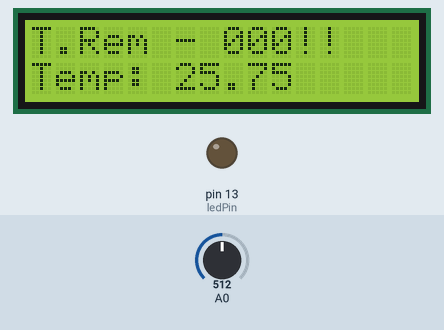
Simulated run of this sketch. Board: Arduino Uno, built with avr-gcc and run on an emulated ATmega328P. Parts: 16×2 character LCD, output pins drawn as LEDs (lit = HIGH). The test bench sets the inputs (shaded band); at power-on: A0 = 512.

Above: at 2.2 s.
2.3 s: A0 set to 0
At 2.9 s:
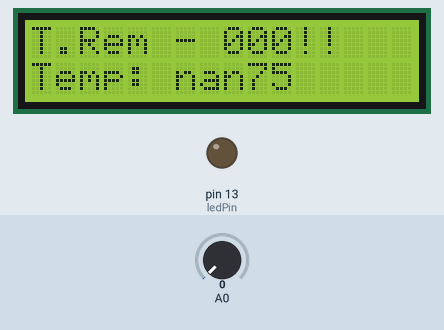
3.8 s: A0 set to 20
At 5.1 s:
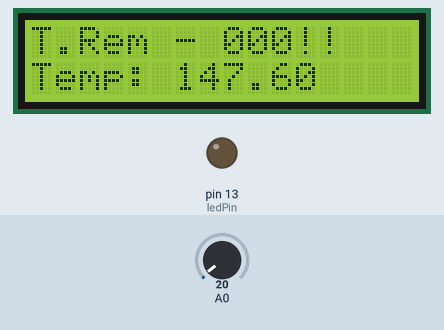
5.7 s: A0 set to 122
At 6.6 s:
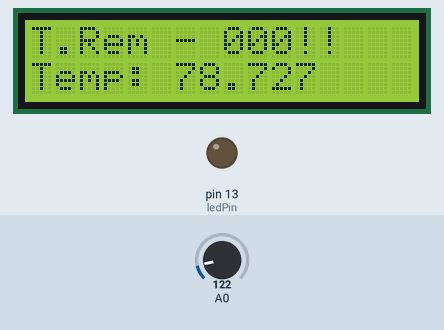
Timing chart, 0 to 8.7 s (numbered marks = the images above; inputs shaded):
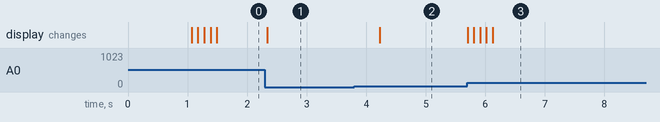

Measured:
- after the input at 2.3 s, the display: changes at once (image 1)
- after the input at 3.8 s, the display: changes after 0.42 s (image 2)
- after the input at 5.7 s, the display: first changes at once (image 3 shows a later state)

The sketch:

LCD_FirstTry.ino
```cpp
/*    MY FIRST TRY WITH LCD HD87044

LCD:
  A ---- 220 ----- 5V
  K ---- gnd

  VSS ---- gnd
  VDD ---- 5V
  V0 ---- POT10k  ---- 0 & 5 V

  RS (white) ---- pin
  RW ---- gnd
  E (brown) ---- pin

  D4 (green)  ---- pin
  D5 (grey) ---- pin
  D6 (purple) ---- pin
  D7 (yellow) ----pin


  THERMISTOR:
    AREF is connected to 3.3V (actually 3.29V)
    measurement ---- A0

*/


// include the library code:
#include <LiquidCrystal.h>

// initialize the library with the numbers of the interface pins
int lcdRS =9;
int lcdE =8;
int lcd4 =4, lcd5=5, lcd6=6, lcd7=7;
LiquidCrystal mylcd(lcdRS, lcdE, lcd4, lcd5, lcd6, lcd7);

int ledPin = 13;

#define V_ref 3.29
int therm = 0;
//pinMode(ledPin,OUTPUT);


    // Set the time for the CountDown:
int timeRem[3] = {0, 0, 0};
    // Make an array for the last 5 Temperature values:
float tempArray[5] = {0,0,0,0,0};
float elapsedSeconds = 0;
bool stopCount = false;


  // Declarating the function for the termistor usage and countDown:
float temperature(int reading, float tempArray[]);
int countDown(int time[]);
void showTime(LiquidCrystal lcd, int time[]);

/*
            S E T     U P     O F     T H E     B O A R D
*/

void setup() {
    // Set the Analog Voltage Reference to external (must be connected to 3.3V):
  analogReference(EXTERNAL);
    // Turn off on-board LED
  pinMode(ledPin,OUTPUT);
  digitalWrite(ledPin,LOW);

    // set up the LCD's number of columns and rows:
  mylcd.begin(16,2);
    // Print a message to the LCD.
  mylcd.print("Hola holita!!");
  delay(1000);

}


/*
        M A I N     L O O P
*/
void loop() {
//  mylcd.clear();
  printf("%03d", 7);
    // Go to first line, first column:
  mylcd.setCursor(0,0);
    // Print the remaining time:
  mylcd.print("T.Rem - ");
  if (stopCount == false){
    showTime(mylcd, timeRem);
    countDown(timeRem);
  } else{
    mylcd.print(" BOOM !!");
  }

  //delay(100);
    // Go to the second line, first column.
  mylcd.setCursor(0,1);
  //mylcd.noAutoscroll();
    // Print temperature:
  float newTemp = temperature(therm, tempArray);
  mylcd.print("Temp: ");
  mylcd.print(newTemp);
  delay(100);
//  mylcd.print(" ");
//  mylcd.print(millis()/1000);
}


/*
      F U N C T I O N     D E F I N I T I O N
*/

float temperature(int reading, float tempArray[]){

  float tVolt = V_ref * (analogRead(reading)) / 1023;

  float R = tVolt / ( (V_ref - tVolt) / 4570 );
  float lnRr = log(R/4700);
  float steinhart = 3.354016E-3 + 2.569850E-4*lnRr + 2.620131E-6*pow(lnRr,2) + 6.383091E-8*pow(lnRr,3);

//  int B =
//  float rRef = 4700 * exp(-B/tRef)
//  float temp = tVolt *
  for (int i = 0; i<4; i++){
    tempArray[i] = tempArray[i+1];
  }
  tempArray[4] =  1/steinhart - 273;
  //tempArray[i] = 1/steinhart - 273;
  float tempsArray = 0;
  for (int i = 0; i<5; i++){
    tempsArray = tempsArray + tempArray[i];
  }

  return tempsArray/5;

}


int countDown(int time[]){

  int seconds = millis()/1000;
  if (elapsedSeconds - seconds < 0){
    elapsedSeconds = millis()/1000;
    time[2] = time[2] + 1;
  }
//  int seconds = millis() / 1000;
//  int newSeconds = time[2] + seconds;
//  time[2]=newSeconds;
//  mylcd.print(seconds);
//  delay(500);

  if (time[2] == 60 && stopCount==false){
    time[2] = 00;
    time[1] = time[1] + 1;
  }
  if (time[1] == 60 && stopCount==false){
    time[1] = 00;
    time[0] = time[0] + 1;
  }
  if (time[0]<0 && stopCount==false){ // && time[1]<0 && time[2]<0
    stopCount = true;
    return 1;
  }else{
    return 0;
  }

}


void showTime(LiquidCrystal lcd, int time[]){
  if(time[0]<10){mylcd.print(0);}
  lcd.print(time[0]);
  lcd.print(":");
  if(time[1]<10){mylcd.print(0);}
  lcd.print(time[1]);
  lcd.print(":");
  if(time[2]<10){mylcd.print(0);}
  lcd.print(time[2]);
}
```
